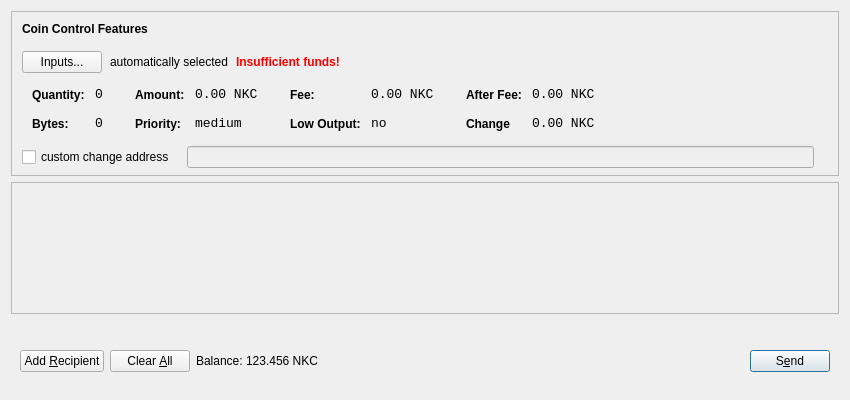
<?xml version="1.0" encoding="UTF-8"?>
<ui version="4.0">
 <class>SendCoinsDialog</class>
 <widget class="QDialog" name="SendCoinsDialog">
  <property name="geometry">
   <rect>
    <x>0</x>
    <y>0</y>
    <width>850</width>
    <height>400</height>
   </rect>
  </property>
  <property name="windowTitle">
   <string>Send Coins</string>
  </property>
  <layout class="QVBoxLayout" name="verticalLayout" stretch="0,1,0">
   <property name="bottomMargin">
    <number>8</number>
   </property>
   <item>
    <widget class="QFrame" name="frameCoinControl">
     <property name="sizePolicy">
      <sizepolicy hsizetype="Expanding" vsizetype="Expanding">
       <horstretch>0</horstretch>
       <verstretch>0</verstretch>
      </sizepolicy>
     </property>
     <property name="maximumSize">
      <size>
       <width>16777215</width>
       <height>16777215</height>
      </size>
     </property>
     <property name="frameShape">
      <enum>QFrame::StyledPanel</enum>
     </property>
     <property name="frameShadow">
      <enum>QFrame::Sunken</enum>
     </property>
     <layout class="QVBoxLayout" name="verticalLayoutCoinControl2">
      <property name="spacing">
       <number>6</number>
      </property>
      <property name="leftMargin">
       <number>0</number>
      </property>
      <property name="topMargin">
       <number>0</number>
      </property>
      <property name="rightMargin">
       <number>0</number>
      </property>
      <property name="bottomMargin">
       <number>6</number>
      </property>
      <item>
       <layout class="QVBoxLayout" name="verticalLayoutCoinControl" stretch="0,0,0,0,1">
        <property name="spacing">
         <number>0</number>
        </property>
        <property name="leftMargin">
         <number>10</number>
        </property>
        <property name="topMargin">
         <number>10</number>
        </property>
        <item>
         <layout class="QHBoxLayout" name="horizontalLayoutCoinControl1">
          <property name="bottomMargin">
           <number>15</number>
          </property>
          <item>
           <widget class="QLabel" name="labelCoinControlFeatures">
            <property name="sizePolicy">
             <sizepolicy hsizetype="Preferred" vsizetype="Maximum">
              <horstretch>0</horstretch>
              <verstretch>0</verstretch>
             </sizepolicy>
            </property>
            <property name="font">
             <font>
              <weight>75</weight>
              <bold>true</bold>
             </font>
            </property>
            <property name="styleSheet">
             <string notr="true">font-weight:bold;</string>
            </property>
            <property name="text">
             <string>Coin Control Features</string>
            </property>
           </widget>
          </item>
         </layout>
        </item>
        <item>
         <layout class="QHBoxLayout" name="horizontalLayoutCoinControl2" stretch="0,0,0,0">
          <property name="spacing">
           <number>8</number>
          </property>
          <property name="bottomMargin">
           <number>10</number>
          </property>
          <item>
           <widget class="QPushButton" name="pushButtonCoinControl">
            <property name="styleSheet">
             <string notr="true"/>
            </property>
            <property name="text">
             <string>Inputs...</string>
            </property>
           </widget>
          </item>
          <item>
           <widget class="QLabel" name="labelCoinControlAutomaticallySelected">
            <property name="text">
             <string>automatically selected</string>
            </property>
            <property name="margin">
             <number>5</number>
            </property>
           </widget>
          </item>
          <item>
           <widget class="QLabel" name="labelCoinControlInsuffFunds">
            <property name="font">
             <font>
              <weight>75</weight>
              <bold>true</bold>
             </font>
            </property>
            <property name="styleSheet">
             <string notr="true">color:red;font-weight:bold;</string>
            </property>
            <property name="text">
             <string>Insufficient funds!</string>
            </property>
            <property name="margin">
             <number>5</number>
            </property>
           </widget>
          </item>
          <item>
           <spacer name="horizontalSpacerCoinControl">
            <property name="orientation">
             <enum>Qt::Horizontal</enum>
            </property>
            <property name="sizeHint" stdset="0">
             <size>
              <width>40</width>
              <height>1</height>
             </size>
            </property>
           </spacer>
          </item>
         </layout>
        </item>
        <item>
         <widget class="QWidget" name="widgetCoinControl" native="true">
          <property name="sizePolicy">
           <sizepolicy hsizetype="Preferred" vsizetype="Preferred">
            <horstretch>0</horstretch>
            <verstretch>0</verstretch>
           </sizepolicy>
          </property>
          <property name="minimumSize">
           <size>
            <width>0</width>
            <height>0</height>
           </size>
          </property>
          <property name="styleSheet">
           <string notr="true"/>
          </property>
          <layout class="QHBoxLayout" name="horizontalLayoutCoinControl5">
           <property name="leftMargin">
            <number>0</number>
           </property>
           <property name="topMargin">
            <number>0</number>
           </property>
           <property name="rightMargin">
            <number>0</number>
           </property>
           <property name="bottomMargin">
            <number>0</number>
           </property>
           <item>
            <layout class="QHBoxLayout" name="horizontalLayoutCoinControl3" stretch="0,0,0,1">
             <property name="spacing">
              <number>20</number>
             </property>
             <property name="topMargin">
              <number>0</number>
             </property>
             <property name="bottomMargin">
              <number>10</number>
             </property>
             <item>
              <layout class="QFormLayout" name="formLayoutCoinControl1">
               <property name="horizontalSpacing">
                <number>10</number>
               </property>
               <property name="verticalSpacing">
                <number>14</number>
               </property>
               <property name="leftMargin">
                <number>10</number>
               </property>
               <property name="topMargin">
                <number>4</number>
               </property>
               <property name="rightMargin">
                <number>6</number>
               </property>
               <item row="0" column="0">
                <widget class="QLabel" name="labelCoinControlQuantityText">
                 <property name="styleSheet">
                  <string notr="true">font-weight:bold;</string>
                 </property>
                 <property name="text">
                  <string>Quantity:</string>
                 </property>
                 <property name="margin">
                  <number>0</number>
                 </property>
                </widget>
               </item>
               <item row="0" column="1">
                <widget class="QLabel" name="labelCoinControlQuantity">
                 <property name="font">
                  <font>
                   <family>Monospace</family>
                   <pointsize>10</pointsize>
                  </font>
                 </property>
                 <property name="cursor">
                  <cursorShape>IBeamCursor</cursorShape>
                 </property>
                 <property name="contextMenuPolicy">
                  <enum>Qt::ActionsContextMenu</enum>
                 </property>
                 <property name="text">
                  <string>0</string>
                 </property>
                 <property name="margin">
                  <number>0</number>
                 </property>
                 <property name="textInteractionFlags">
                  <set>Qt::LinksAccessibleByMouse|Qt::TextSelectableByKeyboard|Qt::TextSelectableByMouse</set>
                 </property>
                </widget>
               </item>
               <item row="1" column="0">
                <widget class="QLabel" name="labelCoinControlBytesText">
                 <property name="styleSheet">
                  <string notr="true">font-weight:bold;</string>
                 </property>
                 <property name="text">
                  <string>Bytes:</string>
                 </property>
                </widget>
               </item>
               <item row="1" column="1">
                <widget class="QLabel" name="labelCoinControlBytes">
                 <property name="font">
                  <font>
                   <family>Monospace</family>
                   <pointsize>10</pointsize>
                  </font>
                 </property>
                 <property name="cursor">
                  <cursorShape>IBeamCursor</cursorShape>
                 </property>
                 <property name="contextMenuPolicy">
                  <enum>Qt::ActionsContextMenu</enum>
                 </property>
                 <property name="text">
                  <string>0</string>
                 </property>
                 <property name="textInteractionFlags">
                  <set>Qt::LinksAccessibleByMouse|Qt::TextSelectableByKeyboard|Qt::TextSelectableByMouse</set>
                 </property>
                </widget>
               </item>
              </layout>
             </item>
             <item>
              <layout class="QFormLayout" name="formLayoutCoinControl2">
               <property name="horizontalSpacing">
                <number>10</number>
               </property>
               <property name="verticalSpacing">
                <number>14</number>
               </property>
               <property name="leftMargin">
                <number>6</number>
               </property>
               <property name="topMargin">
                <number>4</number>
               </property>
               <property name="rightMargin">
                <number>6</number>
               </property>
               <item row="0" column="0">
                <widget class="QLabel" name="labelCoinControlAmountText">
                 <property name="styleSheet">
                  <string notr="true">font-weight:bold;</string>
                 </property>
                 <property name="text">
                  <string>Amount:</string>
                 </property>
                 <property name="margin">
                  <number>0</number>
                 </property>
                </widget>
               </item>
               <item row="0" column="1">
                <widget class="QLabel" name="labelCoinControlAmount">
                 <property name="font">
                  <font>
                   <family>Monospace</family>
                   <pointsize>10</pointsize>
                  </font>
                 </property>
                 <property name="cursor">
                  <cursorShape>IBeamCursor</cursorShape>
                 </property>
                 <property name="contextMenuPolicy">
                  <enum>Qt::ActionsContextMenu</enum>
                 </property>
                 <property name="text">
                  <string>0.00 NKC</string>
                 </property>
                 <property name="textInteractionFlags">
                  <set>Qt::LinksAccessibleByMouse|Qt::TextSelectableByKeyboard|Qt::TextSelectableByMouse</set>
                 </property>
                </widget>
               </item>
               <item row="1" column="0">
                <widget class="QLabel" name="labelCoinControlPriorityText">
                 <property name="styleSheet">
                  <string notr="true">font-weight:bold;</string>
                 </property>
                 <property name="text">
                  <string>Priority:</string>
                 </property>
                </widget>
               </item>
               <item row="1" column="1">
                <widget class="QLabel" name="labelCoinControlPriority">
                 <property name="font">
                  <font>
                   <family>Monospace</family>
                   <pointsize>10</pointsize>
                  </font>
                 </property>
                 <property name="cursor">
                  <cursorShape>IBeamCursor</cursorShape>
                 </property>
                 <property name="contextMenuPolicy">
                  <enum>Qt::ActionsContextMenu</enum>
                 </property>
                 <property name="text">
                  <string>medium</string>
                 </property>
                 <property name="textInteractionFlags">
                  <set>Qt::LinksAccessibleByMouse|Qt::TextSelectableByKeyboard|Qt::TextSelectableByMouse</set>
                 </property>
                </widget>
               </item>
              </layout>
             </item>
             <item>
              <layout class="QFormLayout" name="formLayoutCoinControl3">
               <property name="horizontalSpacing">
                <number>10</number>
               </property>
               <property name="verticalSpacing">
                <number>14</number>
               </property>
               <property name="leftMargin">
                <number>6</number>
               </property>
               <property name="topMargin">
                <number>4</number>
               </property>
               <property name="rightMargin">
                <number>6</number>
               </property>
               <item row="0" column="0">
                <widget class="QLabel" name="labelCoinControlFeeText">
                 <property name="styleSheet">
                  <string notr="true">font-weight:bold;</string>
                 </property>
                 <property name="text">
                  <string>Fee:</string>
                 </property>
                 <property name="margin">
                  <number>0</number>
                 </property>
                </widget>
               </item>
               <item row="0" column="1">
                <widget class="QLabel" name="labelCoinControlFee">
                 <property name="font">
                  <font>
                   <family>Monospace</family>
                   <pointsize>10</pointsize>
                  </font>
                 </property>
                 <property name="cursor">
                  <cursorShape>IBeamCursor</cursorShape>
                 </property>
                 <property name="contextMenuPolicy">
                  <enum>Qt::ActionsContextMenu</enum>
                 </property>
                 <property name="text">
                  <string>0.00 NKC</string>
                 </property>
                 <property name="textInteractionFlags">
                  <set>Qt::LinksAccessibleByMouse|Qt::TextSelectableByKeyboard|Qt::TextSelectableByMouse</set>
                 </property>
                </widget>
               </item>
               <item row="1" column="0">
                <widget class="QLabel" name="labelCoinControlLowOutputText">
                 <property name="styleSheet">
                  <string notr="true">font-weight:bold;</string>
                 </property>
                 <property name="text">
                  <string>Low Output:</string>
                 </property>
                </widget>
               </item>
               <item row="1" column="1">
                <widget class="QLabel" name="labelCoinControlLowOutput">
                 <property name="font">
                  <font>
                   <family>Monospace</family>
                   <pointsize>10</pointsize>
                  </font>
                 </property>
                 <property name="cursor">
                  <cursorShape>IBeamCursor</cursorShape>
                 </property>
                 <property name="contextMenuPolicy">
                  <enum>Qt::ActionsContextMenu</enum>
                 </property>
                 <property name="text">
                  <string>no</string>
                 </property>
                 <property name="textInteractionFlags">
                  <set>Qt::LinksAccessibleByMouse|Qt::TextSelectableByKeyboard|Qt::TextSelectableByMouse</set>
                 </property>
                </widget>
               </item>
              </layout>
             </item>
             <item>
              <layout class="QFormLayout" name="formLayoutCoinControl4">
               <property name="horizontalSpacing">
                <number>10</number>
               </property>
               <property name="verticalSpacing">
                <number>14</number>
               </property>
               <property name="leftMargin">
                <number>6</number>
               </property>
               <property name="topMargin">
                <number>4</number>
               </property>
               <property name="rightMargin">
                <number>6</number>
               </property>
               <item row="0" column="0">
                <widget class="QLabel" name="labelCoinControlAfterFeeText">
                 <property name="styleSheet">
                  <string notr="true">font-weight:bold;</string>
                 </property>
                 <property name="text">
                  <string>After Fee:</string>
                 </property>
                 <property name="margin">
                  <number>0</number>
                 </property>
                </widget>
               </item>
               <item row="0" column="1">
                <widget class="QLabel" name="labelCoinControlAfterFee">
                 <property name="font">
                  <font>
                   <family>Monospace</family>
                   <pointsize>10</pointsize>
                  </font>
                 </property>
                 <property name="cursor">
                  <cursorShape>IBeamCursor</cursorShape>
                 </property>
                 <property name="contextMenuPolicy">
                  <enum>Qt::ActionsContextMenu</enum>
                 </property>
                 <property name="text">
                  <string>0.00 NKC</string>
                 </property>
                 <property name="textInteractionFlags">
                  <set>Qt::LinksAccessibleByMouse|Qt::TextSelectableByKeyboard|Qt::TextSelectableByMouse</set>
                 </property>
                </widget>
               </item>
               <item row="1" column="0">
                <widget class="QLabel" name="labelCoinControlChangeText">
                 <property name="styleSheet">
                  <string notr="true">font-weight:bold;</string>
                 </property>
                 <property name="text">
                  <string>Change</string>
                 </property>
                </widget>
               </item>
               <item row="1" column="1">
                <widget class="QLabel" name="labelCoinControlChange">
                 <property name="font">
                  <font>
                   <family>Monospace</family>
                   <pointsize>10</pointsize>
                  </font>
                 </property>
                 <property name="cursor">
                  <cursorShape>IBeamCursor</cursorShape>
                 </property>
                 <property name="contextMenuPolicy">
                  <enum>Qt::ActionsContextMenu</enum>
                 </property>
                 <property name="text">
                  <string>0.00 NKC</string>
                 </property>
                 <property name="textInteractionFlags">
                  <set>Qt::LinksAccessibleByMouse|Qt::TextSelectableByKeyboard|Qt::TextSelectableByMouse</set>
                 </property>
                </widget>
               </item>
              </layout>
             </item>
            </layout>
           </item>
          </layout>
         </widget>
        </item>
        <item>
         <layout class="QHBoxLayout" name="horizontalLayoutCoinControl4" stretch="0,0,0">
          <property name="spacing">
           <number>12</number>
          </property>
          <property name="sizeConstraint">
           <enum>QLayout::SetDefaultConstraint</enum>
          </property>
          <property name="topMargin">
           <number>5</number>
          </property>
          <property name="rightMargin">
           <number>5</number>
          </property>
          <item>
           <widget class="QCheckBox" name="checkBoxCoinControlChange">
            <property name="text">
             <string>custom change address</string>
            </property>
           </widget>
          </item>
          <item>
           <widget class="QLineEdit" name="lineEditCoinControlChange">
            <property name="enabled">
             <bool>false</bool>
            </property>
            <property name="sizePolicy">
             <sizepolicy hsizetype="Expanding" vsizetype="Fixed">
              <horstretch>0</horstretch>
              <verstretch>0</verstretch>
             </sizepolicy>
            </property>
           </widget>
          </item>
          <item>
           <widget class="QLabel" name="labelCoinControlChangeLabel">
            <property name="sizePolicy">
             <sizepolicy hsizetype="Preferred" vsizetype="Expanding">
              <horstretch>0</horstretch>
              <verstretch>0</verstretch>
             </sizepolicy>
            </property>
            <property name="minimumSize">
             <size>
              <width>0</width>
              <height>0</height>
             </size>
            </property>
            <property name="text">
             <string/>
            </property>
            <property name="margin">
             <number>3</number>
            </property>
           </widget>
          </item>
         </layout>
        </item>
        <item>
         <spacer name="verticalSpacerCoinControl">
          <property name="orientation">
           <enum>Qt::Vertical</enum>
          </property>
          <property name="sizeHint" stdset="0">
           <size>
            <width>800</width>
            <height>1</height>
           </size>
          </property>
         </spacer>
        </item>
       </layout>
      </item>
     </layout>
    </widget>
   </item>
   <item>
    <widget class="QScrollArea" name="scrollArea">
     <property name="widgetResizable">
      <bool>true</bool>
     </property>
     <widget class="QWidget" name="scrollAreaWidgetContents">
      <property name="geometry">
       <rect>
        <x>0</x>
        <y>0</y>
        <width>830</width>
        <height>104</height>
       </rect>
      </property>
      <layout class="QVBoxLayout" name="verticalLayout_2">
       <property name="leftMargin">
        <number>0</number>
       </property>
       <property name="topMargin">
        <number>0</number>
       </property>
       <property name="rightMargin">
        <number>0</number>
       </property>
       <property name="bottomMargin">
        <number>0</number>
       </property>
       <item>
        <layout class="QVBoxLayout" name="entries">
         <property name="spacing">
          <number>6</number>
         </property>
        </layout>
       </item>
       <item>
        <spacer name="verticalSpacer">
         <property name="orientation">
          <enum>Qt::Vertical</enum>
         </property>
         <property name="sizeHint" stdset="0">
          <size>
           <width>20</width>
           <height>40</height>
          </size>
         </property>
        </spacer>
       </item>
      </layout>
     </widget>
    </widget>
   </item>
   <item>
    <widget class="QWidget" name="buttonBar" native="true">
     <layout class="QHBoxLayout" name="horizontalLayout">
      <property name="leftMargin">
       <number>9</number>
      </property>
      <property name="topMargin">
       <number>30</number>
      </property>
      <property name="rightMargin">
       <number>9</number>
      </property>
      <property name="bottomMargin">
       <number>20</number>
      </property>
      <item>
       <widget class="QPushButton" name="addButton">
        <property name="maximumSize">
         <size>
          <width>136</width>
          <height>36</height>
         </size>
        </property>
        <property name="toolTip">
         <string>Send to multiple recipients at once</string>
        </property>
        <property name="text">
         <string>Add &amp;Recipient</string>
        </property>
        <property name="autoDefault">
         <bool>false</bool>
        </property>
       </widget>
      </item>
      <item>
       <widget class="QPushButton" name="clearButton">
        <property name="sizePolicy">
         <sizepolicy hsizetype="Minimum" vsizetype="Fixed">
          <horstretch>0</horstretch>
          <verstretch>0</verstretch>
         </sizepolicy>
        </property>
        <property name="maximumSize">
         <size>
          <width>100</width>
          <height>36</height>
         </size>
        </property>
        <property name="toolTip">
         <string>Remove all transaction fields</string>
        </property>
        <property name="text">
         <string>Clear &amp;All</string>
        </property>
        <property name="autoRepeatDelay">
         <number>300</number>
        </property>
        <property name="autoDefault">
         <bool>false</bool>
        </property>
       </widget>
      </item>
      <item>
       <layout class="QHBoxLayout" name="horizontalLayout_2">
        <property name="spacing">
         <number>3</number>
        </property>
        <item>
         <widget class="QLabel" name="label">
          <property name="sizePolicy">
           <sizepolicy hsizetype="Preferred" vsizetype="Fixed">
            <horstretch>0</horstretch>
            <verstretch>0</verstretch>
           </sizepolicy>
          </property>
          <property name="text">
           <string>Balance:</string>
          </property>
         </widget>
        </item>
        <item>
         <widget class="QLabel" name="labelBalance">
          <property name="sizePolicy">
           <sizepolicy hsizetype="Preferred" vsizetype="Fixed">
            <horstretch>0</horstretch>
            <verstretch>0</verstretch>
           </sizepolicy>
          </property>
          <property name="cursor">
           <cursorShape>IBeamCursor</cursorShape>
          </property>
          <property name="text">
           <string>123.456 NKC</string>
          </property>
          <property name="textInteractionFlags">
           <set>Qt::LinksAccessibleByMouse|Qt::TextSelectableByKeyboard|Qt::TextSelectableByMouse</set>
          </property>
         </widget>
        </item>
       </layout>
      </item>
      <item>
       <spacer name="horizontalSpacer">
        <property name="orientation">
         <enum>Qt::Horizontal</enum>
        </property>
        <property name="sizeHint" stdset="0">
         <size>
          <width>40</width>
          <height>20</height>
         </size>
        </property>
       </spacer>
      </item>
      <item>
       <widget class="QPushButton" name="sendButton">
        <property name="maximumSize">
         <size>
          <width>96</width>
          <height>36</height>
         </size>
        </property>
        <property name="toolTip">
         <string>Confirm the send action</string>
        </property>
        <property name="text">
         <string>S&amp;end</string>
        </property>
        <property name="default">
         <bool>true</bool>
        </property>
       </widget>
      </item>
     </layout>
    </widget>
   </item>
  </layout>
 </widget>
 <resources/>
 <connections/>
</ui>
